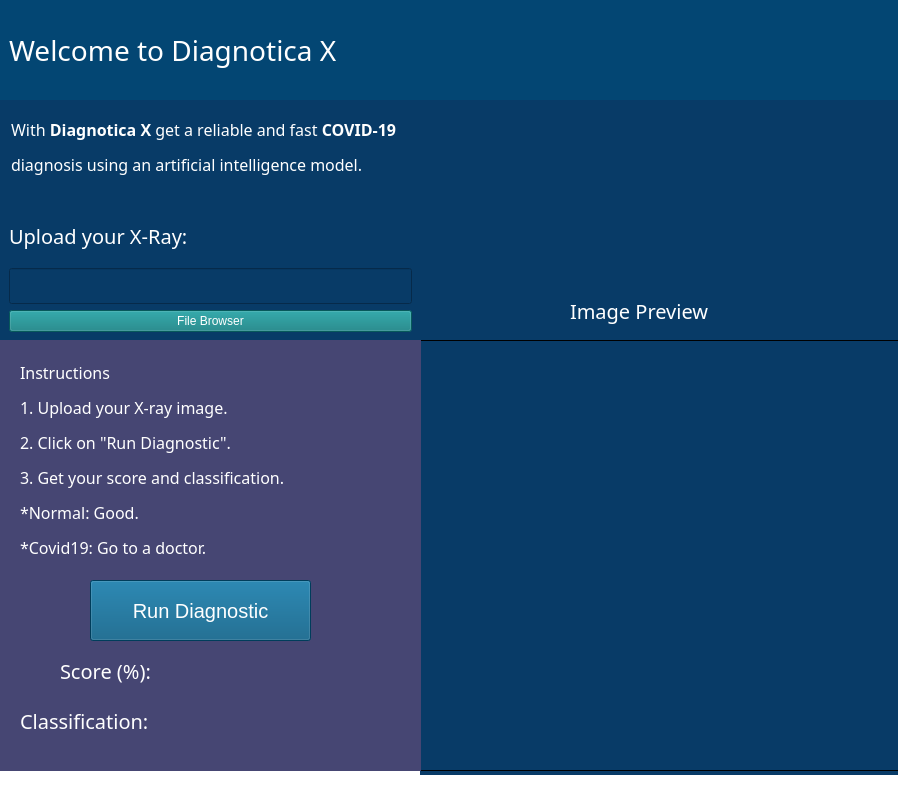
<?xml version="1.0" encoding="UTF-8"?>
<ui version="4.0">
 <class>MainWindow</class>
 <widget class="QMainWindow" name="MainWindow">
  <property name="geometry">
   <rect>
    <x>0</x>
    <y>0</y>
    <width>898</width>
    <height>797</height>
   </rect>
  </property>
  <property name="windowTitle">
   <string>MainWindow</string>
  </property>
  <property name="autoFillBackground">
   <bool>false</bool>
  </property>
  <property name="styleSheet">
   <string notr="true">background-color: rgb(255, 255, 255);</string>
  </property>
  <property name="animated">
   <bool>true</bool>
  </property>
  <property name="tabShape">
   <enum>QTabWidget::Rounded</enum>
  </property>
  <widget class="QWidget" name="centralwidget">
   <widget class="QFrame" name="verticalFrame">
    <property name="enabled">
     <bool>true</bool>
    </property>
    <property name="geometry">
     <rect>
      <x>0</x>
      <y>0</y>
      <width>901</width>
      <height>101</height>
     </rect>
    </property>
    <property name="styleSheet">
     <string notr="true">background-color: rgb(3, 70, 115);</string>
    </property>
    <layout class="QVBoxLayout" name="verticalLayout">
     <item>
      <widget class="QLabel" name="label">
       <property name="font">
        <font>
         <family>Bahnschrift Light</family>
         <pointsize>21</pointsize>
        </font>
       </property>
       <property name="styleSheet">
        <string notr="true">color: rgb(255, 255, 255);</string>
       </property>
       <property name="frameShape">
        <enum>QFrame::NoFrame</enum>
       </property>
       <property name="frameShadow">
        <enum>QFrame::Sunken</enum>
       </property>
       <property name="text">
        <string>Welcome to Diagnotica X</string>
       </property>
      </widget>
     </item>
    </layout>
   </widget>
   <widget class="QFrame" name="verticalFrame_2">
    <property name="geometry">
     <rect>
      <x>0</x>
      <y>100</y>
      <width>901</width>
      <height>101</height>
     </rect>
    </property>
    <property name="styleSheet">
     <string notr="true">background-color: rgb(3, 70, 115);
background-color: rgb(8, 59, 103);</string>
    </property>
    <widget class="QLabel" name="label_2">
     <property name="geometry">
      <rect>
       <x>11</x>
       <y>11</y>
       <width>481</width>
       <height>72</height>
      </rect>
     </property>
     <property name="font">
      <font>
       <family>Bahnschrift Light</family>
       <pointsize>12</pointsize>
      </font>
     </property>
     <property name="styleSheet">
      <string notr="true">color: rgb(255, 255, 255);</string>
     </property>
     <property name="frameShape">
      <enum>QFrame::NoFrame</enum>
     </property>
     <property name="frameShadow">
      <enum>QFrame::Sunken</enum>
     </property>
     <property name="text">
      <string>&lt;html&gt;&lt;head/&gt;&lt;body&gt;&lt;p&gt;With &lt;span style=&quot; font-weight:600;&quot;&gt;Diagnotica X&lt;/span&gt; get a reliable and fast &lt;span style=&quot; font-weight:600;&quot;&gt;COVID-19&lt;/span&gt;&lt;/p&gt;&lt;p&gt;diagnosis using an artificial intelligence model. &lt;/p&gt;&lt;/body&gt;&lt;/html&gt;</string>
     </property>
     <property name="textFormat">
      <enum>Qt::RichText</enum>
     </property>
    </widget>
   </widget>
   <widget class="QFrame" name="verticalFrame_3">
    <property name="geometry">
     <rect>
      <x>0</x>
      <y>200</y>
      <width>421</width>
      <height>141</height>
     </rect>
    </property>
    <property name="styleSheet">
     <string notr="true">background-color: rgb(3, 70, 115);
background-color: rgb(8, 59, 103);</string>
    </property>
    <layout class="QVBoxLayout" name="verticalLayout_4">
     <item>
      <widget class="QLabel" name="label_4">
       <property name="font">
        <font>
         <family>Bahnschrift Light</family>
         <pointsize>15</pointsize>
        </font>
       </property>
       <property name="styleSheet">
        <string notr="true">color: rgb(255, 255, 255);</string>
       </property>
       <property name="frameShape">
        <enum>QFrame::NoFrame</enum>
       </property>
       <property name="frameShadow">
        <enum>QFrame::Sunken</enum>
       </property>
       <property name="text">
        <string>Upload your X-Ray:</string>
       </property>
      </widget>
     </item>
     <item>
      <widget class="QLineEdit" name="txtPath">
       <property name="enabled">
        <bool>false</bool>
       </property>
       <property name="font">
        <font>
         <family>Bahnschrift Light</family>
         <pointsize>15</pointsize>
        </font>
       </property>
       <property name="styleSheet">
        <string notr="true">color: rgb(255, 255, 255);</string>
       </property>
      </widget>
     </item>
     <item>
      <widget class="QPushButton" name="btnBrowser">
       <property name="font">
        <font>
         <family>Microsoft Sans Serif</family>
        </font>
       </property>
       <property name="cursor">
        <cursorShape>PointingHandCursor</cursorShape>
       </property>
       <property name="styleSheet">
        <string notr="true">background-color: rgb(10, 125, 127);
color: rgb(255, 255, 255);</string>
       </property>
       <property name="text">
        <string>File Browser</string>
       </property>
      </widget>
     </item>
    </layout>
   </widget>
   <widget class="QFrame" name="verticalFrame">
    <property name="geometry">
     <rect>
      <x>420</x>
      <y>200</y>
      <width>481</width>
      <height>591</height>
     </rect>
    </property>
    <property name="styleSheet">
     <string notr="true">background-color: rgb(8, 59, 103);</string>
    </property>
    <widget class="QLabel" name="xray">
     <property name="geometry">
      <rect>
       <x>0</x>
       <y>140</y>
       <width>481</width>
       <height>431</height>
      </rect>
     </property>
     <property name="frameShape">
      <enum>QFrame::Box</enum>
     </property>
     <property name="frameShadow">
      <enum>QFrame::Plain</enum>
     </property>
     <property name="text">
      <string/>
     </property>
    </widget>
    <widget class="QLabel" name="label_5">
     <property name="enabled">
      <bool>true</bool>
     </property>
     <property name="geometry">
      <rect>
       <x>150</x>
       <y>90</y>
       <width>211</width>
       <height>41</height>
      </rect>
     </property>
     <property name="font">
      <font>
       <family>Bahnschrift Light</family>
       <pointsize>15</pointsize>
      </font>
     </property>
     <property name="styleSheet">
      <string notr="true">color: rgb(255, 255, 255);</string>
     </property>
     <property name="frameShape">
      <enum>QFrame::NoFrame</enum>
     </property>
     <property name="frameShadow">
      <enum>QFrame::Sunken</enum>
     </property>
     <property name="text">
      <string>Image Preview</string>
     </property>
     <property name="wordWrap">
      <bool>false</bool>
     </property>
    </widget>
   </widget>
   <widget class="QFrame" name="verticalFrame">
    <property name="geometry">
     <rect>
      <x>0</x>
      <y>340</y>
      <width>421</width>
      <height>431</height>
     </rect>
    </property>
    <property name="styleSheet">
     <string notr="true">background-color: rgb(70, 70, 115);</string>
    </property>
    <widget class="QPushButton" name="btnDiagnosis">
     <property name="geometry">
      <rect>
       <x>90</x>
       <y>240</y>
       <width>221</width>
       <height>61</height>
      </rect>
     </property>
     <property name="font">
      <font>
       <pointsize>15</pointsize>
      </font>
     </property>
     <property name="cursor">
      <cursorShape>PointingHandCursor</cursorShape>
     </property>
     <property name="styleSheet">
      <string notr="true">color: rgb(255, 255, 255);
background-color: rgb(0, 85, 127);</string>
     </property>
     <property name="text">
      <string>Run Diagnostic</string>
     </property>
     <property name="default">
      <bool>false</bool>
     </property>
     <property name="flat">
      <bool>false</bool>
     </property>
    </widget>
    <widget class="QLabel" name="label_6">
     <property name="geometry">
      <rect>
       <x>60</x>
       <y>310</y>
       <width>111</width>
       <height>41</height>
      </rect>
     </property>
     <property name="font">
      <font>
       <family>Bahnschrift Light</family>
       <pointsize>15</pointsize>
      </font>
     </property>
     <property name="styleSheet">
      <string notr="true">color: rgb(255, 255, 255);</string>
     </property>
     <property name="frameShape">
      <enum>QFrame::NoFrame</enum>
     </property>
     <property name="frameShadow">
      <enum>QFrame::Sunken</enum>
     </property>
     <property name="text">
      <string>Score (%):</string>
     </property>
    </widget>
    <widget class="QLabel" name="label_7">
     <property name="geometry">
      <rect>
       <x>20</x>
       <y>360</y>
       <width>161</width>
       <height>41</height>
      </rect>
     </property>
     <property name="font">
      <font>
       <family>Bahnschrift Light</family>
       <pointsize>15</pointsize>
      </font>
     </property>
     <property name="styleSheet">
      <string notr="true">color: rgb(255, 255, 255);</string>
     </property>
     <property name="frameShape">
      <enum>QFrame::NoFrame</enum>
     </property>
     <property name="frameShadow">
      <enum>QFrame::Sunken</enum>
     </property>
     <property name="text">
      <string>Classification:</string>
     </property>
    </widget>
    <widget class="QLabel" name="lblScore">
     <property name="geometry">
      <rect>
       <x>180</x>
       <y>310</y>
       <width>81</width>
       <height>41</height>
      </rect>
     </property>
     <property name="font">
      <font>
       <family>Bahnschrift Light</family>
       <pointsize>15</pointsize>
      </font>
     </property>
     <property name="styleSheet">
      <string notr="true">color: rgb(255, 255, 255);</string>
     </property>
     <property name="frameShape">
      <enum>QFrame::NoFrame</enum>
     </property>
     <property name="frameShadow">
      <enum>QFrame::Sunken</enum>
     </property>
     <property name="text">
      <string/>
     </property>
    </widget>
    <widget class="QLabel" name="lblClass">
     <property name="geometry">
      <rect>
       <x>180</x>
       <y>360</y>
       <width>81</width>
       <height>41</height>
      </rect>
     </property>
     <property name="font">
      <font>
       <family>Bahnschrift Light</family>
       <pointsize>15</pointsize>
      </font>
     </property>
     <property name="styleSheet">
      <string notr="true">color: rgb(255, 255, 255);</string>
     </property>
     <property name="frameShape">
      <enum>QFrame::NoFrame</enum>
     </property>
     <property name="frameShadow">
      <enum>QFrame::Sunken</enum>
     </property>
     <property name="text">
      <string/>
     </property>
    </widget>
    <widget class="QLabel" name="label_3">
     <property name="geometry">
      <rect>
       <x>20</x>
       <y>20</y>
       <width>381</width>
       <height>201</height>
      </rect>
     </property>
     <property name="font">
      <font>
       <family>Bahnschrift Light</family>
       <pointsize>12</pointsize>
      </font>
     </property>
     <property name="styleSheet">
      <string notr="true">color: rgb(255, 255, 255);</string>
     </property>
     <property name="frameShape">
      <enum>QFrame::NoFrame</enum>
     </property>
     <property name="frameShadow">
      <enum>QFrame::Sunken</enum>
     </property>
     <property name="text">
      <string>&lt;html&gt;&lt;head/&gt;&lt;body&gt;&lt;p&gt;Instructions&lt;/p&gt;&lt;p&gt;1. Upload your X-ray image.&lt;/p&gt;&lt;p&gt;2. Click on &amp;quot;Run Diagnostic&amp;quot;.&lt;/p&gt;&lt;p&gt;3. Get your score and classification.&lt;/p&gt;&lt;p&gt;*Normal: Good.&lt;/p&gt;&lt;p&gt;*Covid19: Go to a doctor. &lt;/p&gt;&lt;/body&gt;&lt;/html&gt;</string>
     </property>
     <property name="textFormat">
      <enum>Qt::RichText</enum>
     </property>
    </widget>
   </widget>
  </widget>
  <widget class="QStatusBar" name="statusbar"/>
 </widget>
 <resources/>
 <connections/>
</ui>
